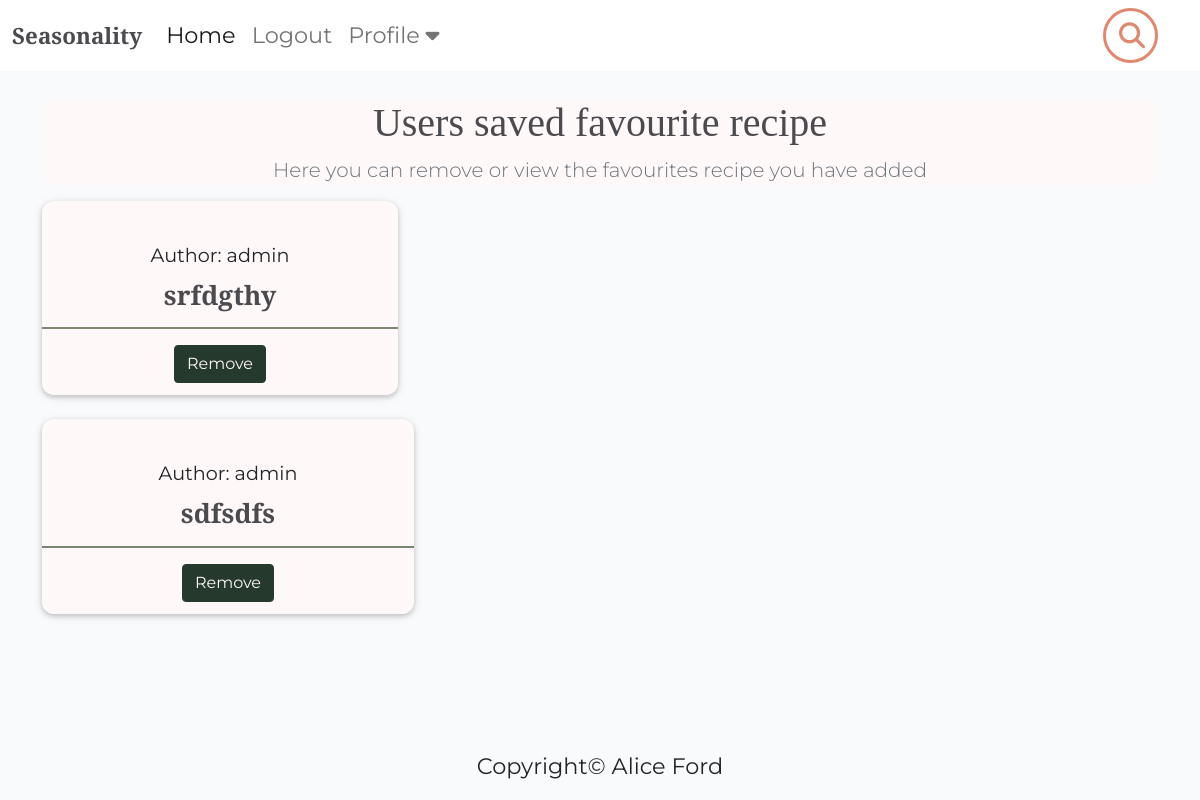
/profile/profiles/favourites/ (signed in), run on an earlier commit of the app's database.
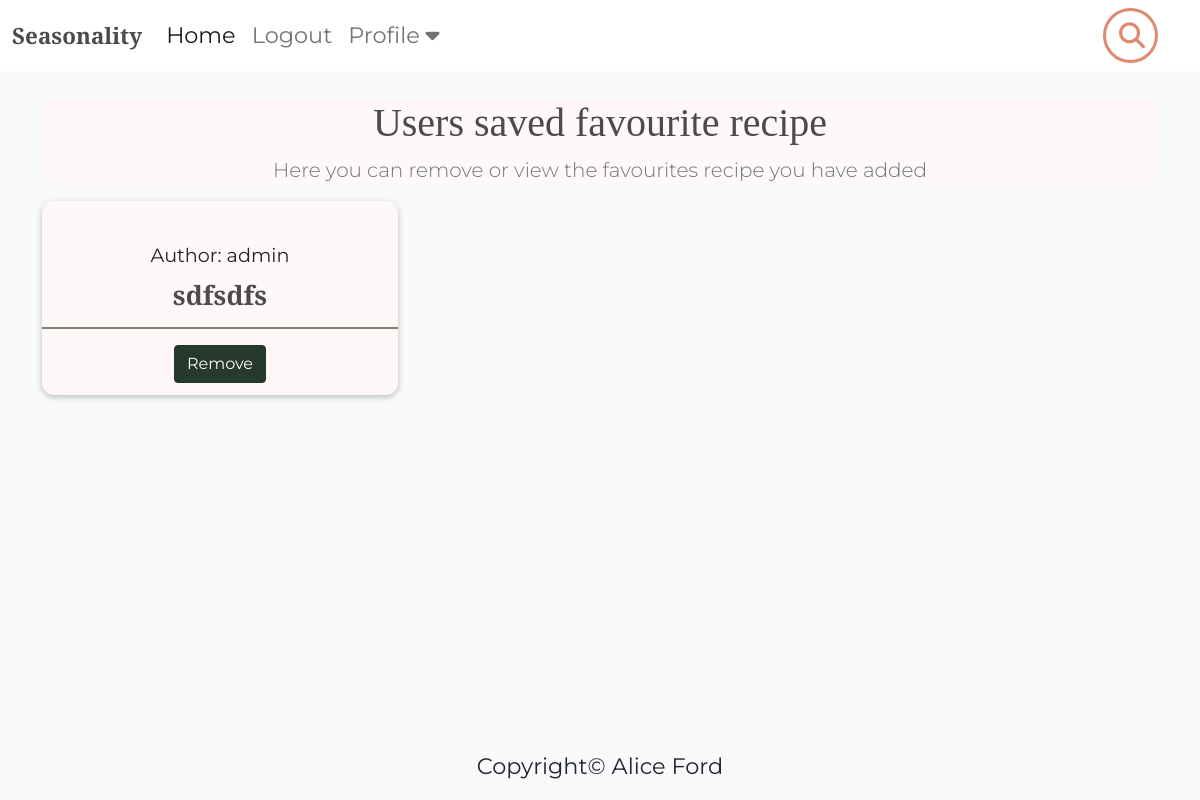
And on a later commit of the database.
### recipebook/models.py (models this page shows, shortened)
class Recipe(models.Model):
    class NewManager(models.Manager):
        def get_queryset(self):
            return super().get_queryset() .filter()
    title = models.CharField(max_length=200, unique=True)
    slug = models.SlugField(max_length=200, unique=True)
    author = models.ForeignKey(
        User, on_delete=models.CASCADE, related_name="recipes"
    )
    diet = models.ForeignKey(
        Diet, on_delete=models.CASCADE, default=True, null=False)
    season = models.ForeignKey(
        Season, on_delete=models.CASCADE, default=True, null=False)
    featured_image = CloudinaryField('image', default='placeholder')
    updated_on = models.DateTimeField(auto_now=True)
    content = models.TextField()
    created_on = models.DateTimeField(auto_now_add=True)
    status = models.IntegerField(choices=STATUS, default=0)
    ingredients = models.TextField(default='placeholder')
    calories = models.IntegerField(default=0)
    fat = models.IntegerField(default=0)
    protein = models.IntegerField(default=0)
    carbs = models.IntegerField(default=0)
    servs = models.IntegerField(default=0)
    favourites = models.ManyToManyField(
        User, related_name='favourite', default=None, blank=True)
    objects = models.Manager()
    newmanager = NewManager()
    class Meta:
        ordering = ["-created_on"]

### profiles/views.py (the view)
# urls.py: path('profiles/favourites/', views.favourites, name='favourites'),
@login_required
def favourites(request):
    new = Recipe.newmanager.filter(favourites=request.user)
    return render(request, 'favourites.html', {'new': new})

### profiles/templates/favourites.html (shortened to what this page needs)
{% extends "base/base.html" %}
{% block content %}
<div class="container">
    <section class="jumbotron text-center">
        <div class="container">
            <h1>Users saved favourite recipe</h1>
            <p class="lead text-muted">Here you can remove or view the favourites recipe you have added</p>
        </div>
    </section>
    <div>
        <div class="row">
            {% for recipe in new %}
            <div class="col-md-4 text-center">
                <a class="text-dark fav-card" href="{% url 'recipe_detail' recipe.slug  %}">
                    <div class="card mb-4 box-shadow">
                            <p class="author mt-3">Author: {{ recipe.author }}</p>
                        <h4 class="card-title mt-3">{{ recipe.title }}</h4>
                        <hr class="card-hr" />
                            <a href="{% url 'favourite_add' recipe.id %}" class="btn btn-remove">Remove</a>
                        </div>
                    </div>
            </div>
            {% endfor %}
        </div>
    </div>
{% endblock %}

What changed in the data, as far as the page shows it:
removed Recipe: author "admin", title "srfdgthy"
